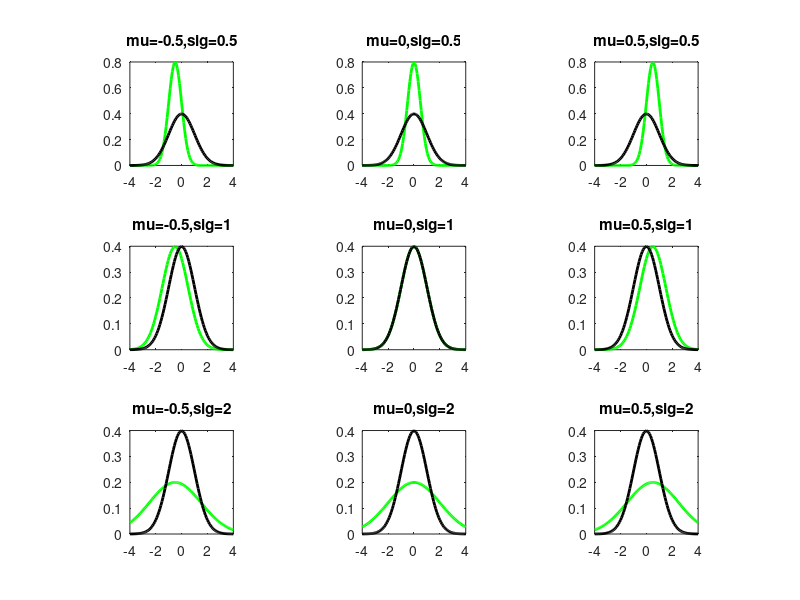
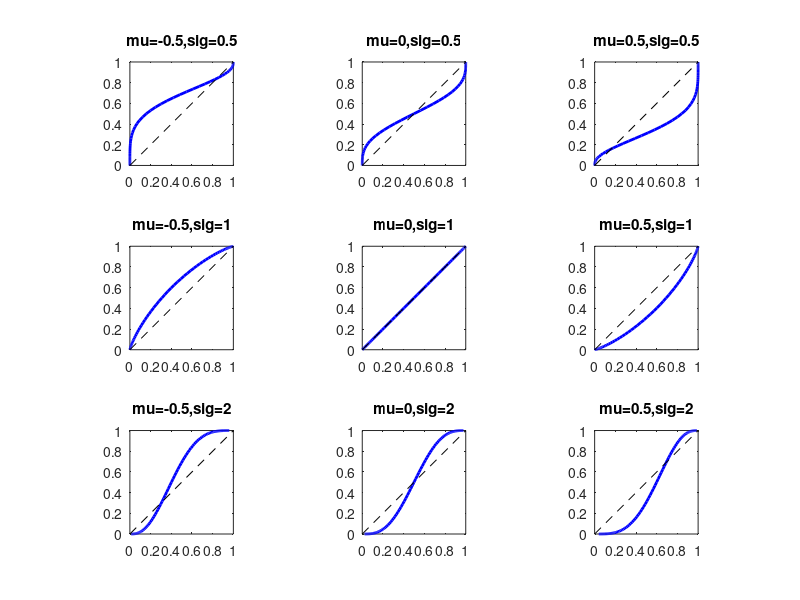
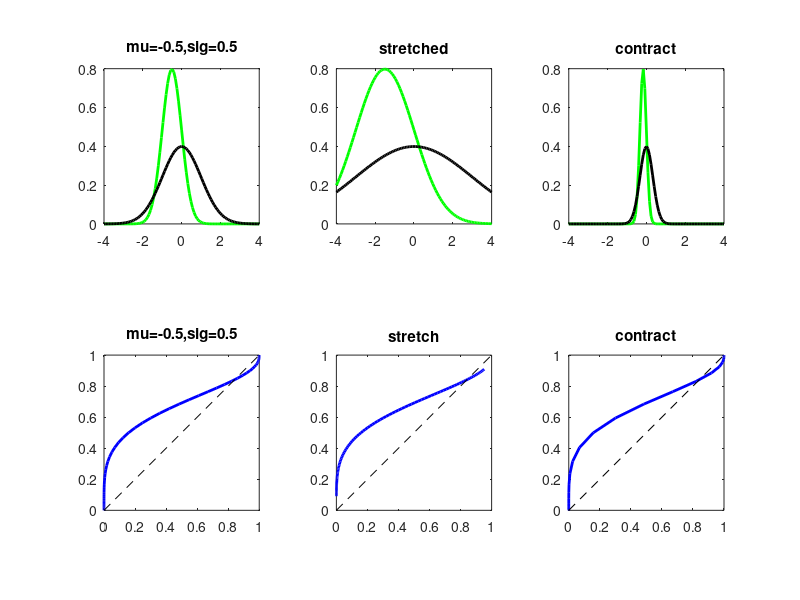
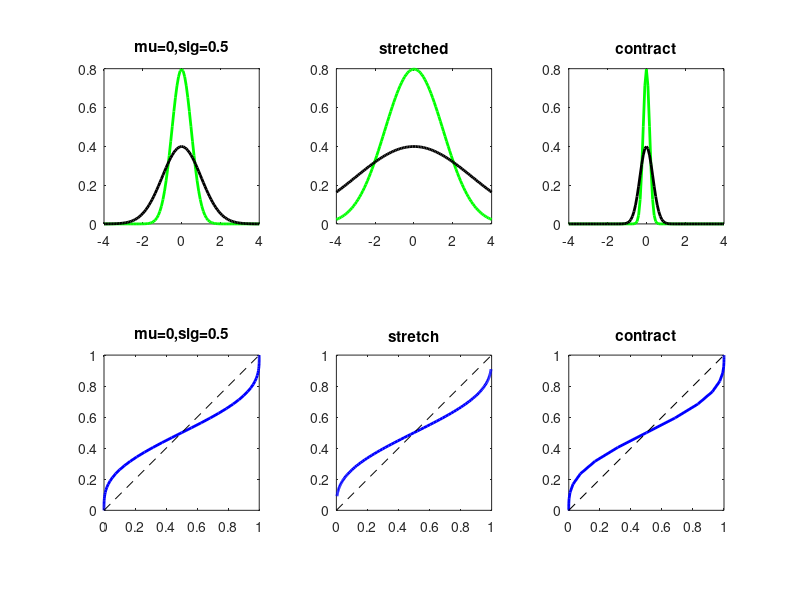

These charts were generated, in order, by the following MATLAB code:
% This script will allow some model predictions on FA laser vs FA control
% trials based on some ROC analysis
% Author - Abhishek De, 6/18
close all;
clearvars;
mus = repmat([-0.5 0 0.5],[3 1]);
sigmas = repmat([0.5; 1; 2],[1 3]);
plot_counter = 1;
xvals = linspace(-4,4,101);
for ii = 1:3
    for jj = 1:3
        figure(plot_counter); subplot(3,3,3*(ii-1)+jj); plot(xvals,normpdf(xvals,mus(ii,jj),sigmas(ii,jj)),'g','Linewidth',2); hold on; 
        plot(xvals,normpdf(xvals,0,1),'k','Linewidth',2); axis square; title(strcat('mu=',num2str(mus(ii,jj)),',sig=',num2str(sigmas(ii,jj))));hold off;
        
        figure(plot_counter+1); subplot(3,3,3*(ii-1)+jj); plot(1-normcdf(xvals,mus(ii,jj),sigmas(ii,jj)),1-normcdf(xvals,0,1),'b','Linewidth',2); hold on;
        line([0 1],[0 1],'Color','k','LineStyle','--'); axis square; title(strcat('mu=',num2str(mus(ii,jj)),',sig=',num2str(sigmas(ii,jj))));hold off; 
        
    end
end
plot_counter = plot_counter + 2;

% Now I want to see if any tranformation to the the two distributions affect the curve or not
for ii = 1:3
    for jj = 1:3
        figure(plot_counter); subplot(2,3,1);plot(xvals,normpdf(xvals,mus(ii,jj),sigmas(ii,jj)),'g','Linewidth',2); hold on;
        plot(xvals,normpdf(xvals,0,1),'k','Linewidth',2); axis square; title(strcat('mu=',num2str(mus(ii,jj)),',sig=',num2str(sigmas(ii,jj))));hold off;
        subplot(2,3,2);plot(xvals,normpdf(xvals/3,mus(ii,jj),sigmas(ii,jj)),'g','Linewidth',2); hold on; plot(xvals,normpdf(xvals/3,0,1),'k','Linewidth',2); title('stretched'); axis square; hold off;
        subplot(2,3,3);plot(xvals,normpdf(xvals*3,mus(ii,jj),sigmas(ii,jj)),'g','Linewidth',2); hold on; plot(xvals,normpdf(xvals*3,0,1),'k','Linewidth',2); title('contract'); axis square; hold off;
        subplot(2,3,4); plot(1-normcdf(xvals,mus(ii,jj),sigmas(ii,jj)),1-normcdf(xvals,0,1),'b','Linewidth',2); hold on;
        line([0 1],[0 1],'Color','k','LineStyle','--'); axis square; title(strcat('mu=',num2str(mus(ii,jj)),',sig=',num2str(sigmas(ii,jj))));hold off;
        subplot(2,3,5); plot(1-normcdf(xvals/3,mus(ii,jj),sigmas(ii,jj)),1-normcdf(xvals/3,0,1),'b','Linewidth',2); hold on; line([0 1],[0 1],'Color','k','LineStyle','--'); title('stretch'); axis square; hold off;
        subplot(2,3,6); plot(1-normcdf(xvals*3,mus(ii,jj),sigmas(ii,jj)),1-normcdf(xvals*3,0,1),'b','Linewidth',2); hold on; line([0 1],[0 1],'Color','k','LineStyle','--'); title('contract'); axis square; hold off;
        plot_counter = plot_counter + 1;
    end
end
% The curves are invariant to changes in the distribution - linear
% stretching and contraction
